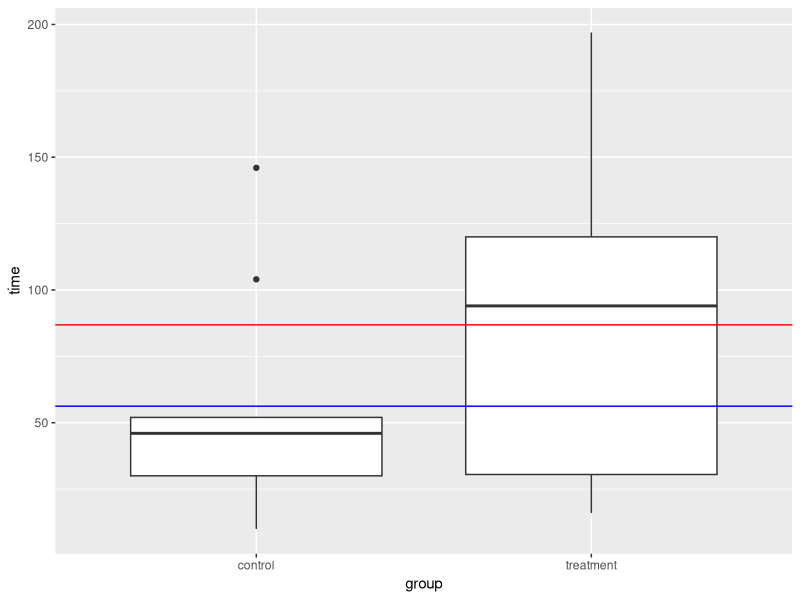
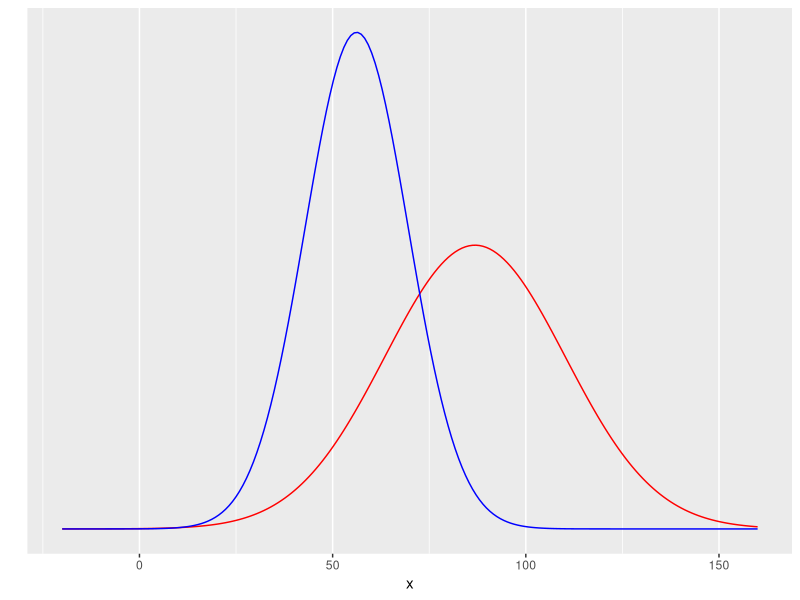
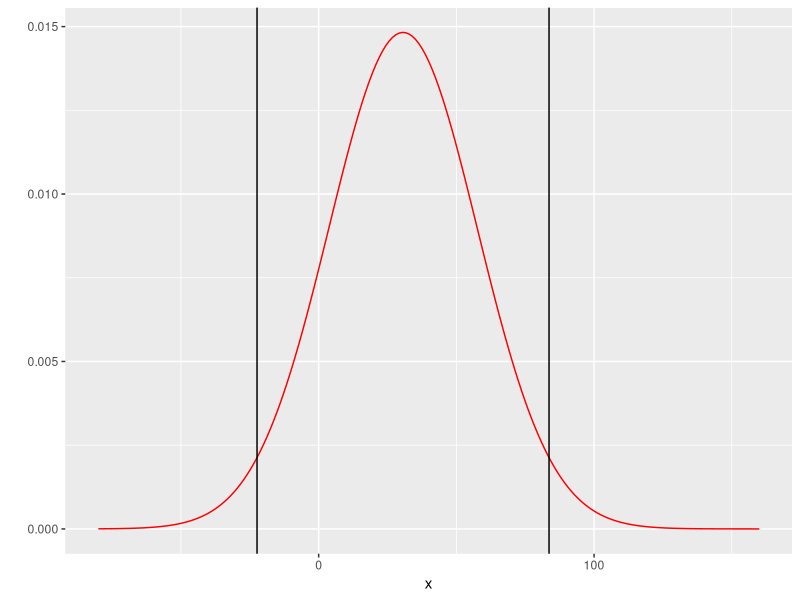
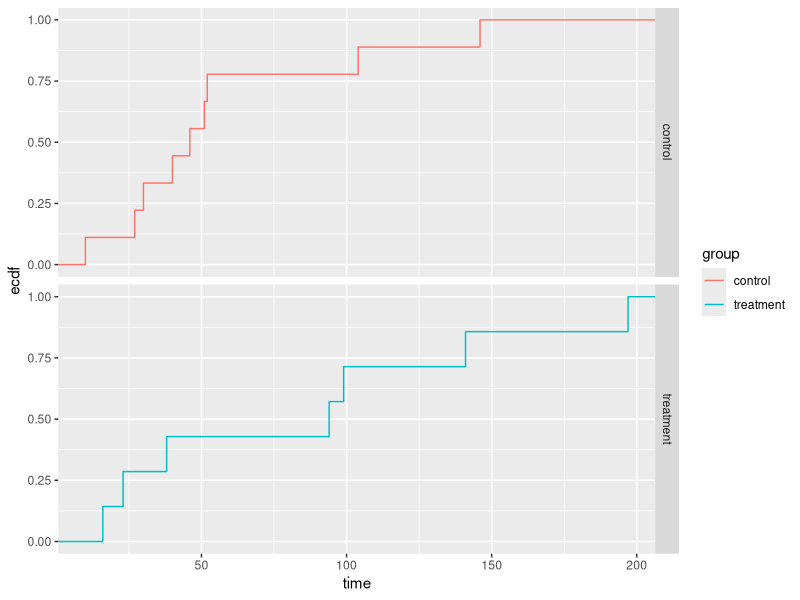
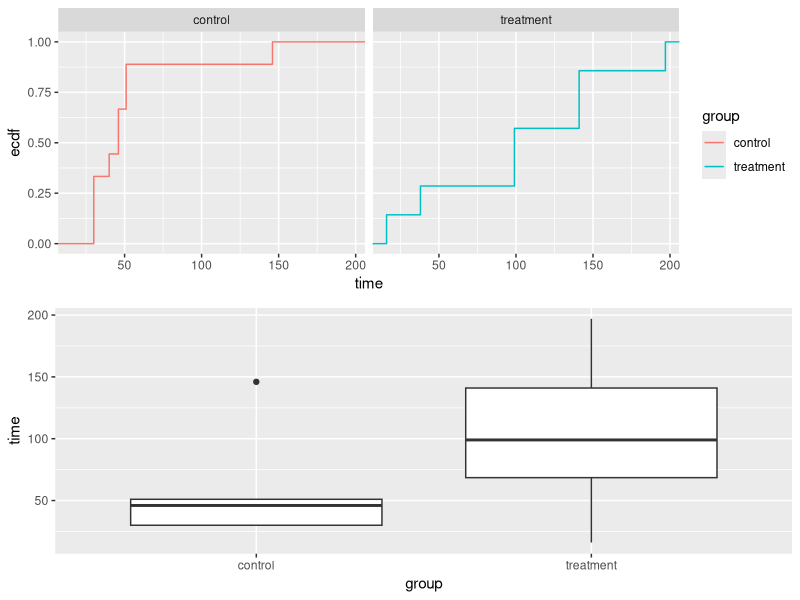
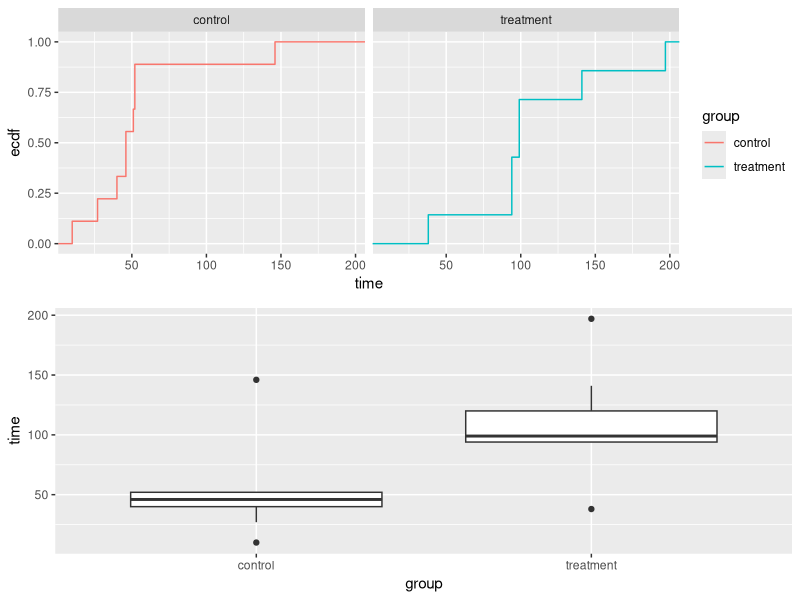
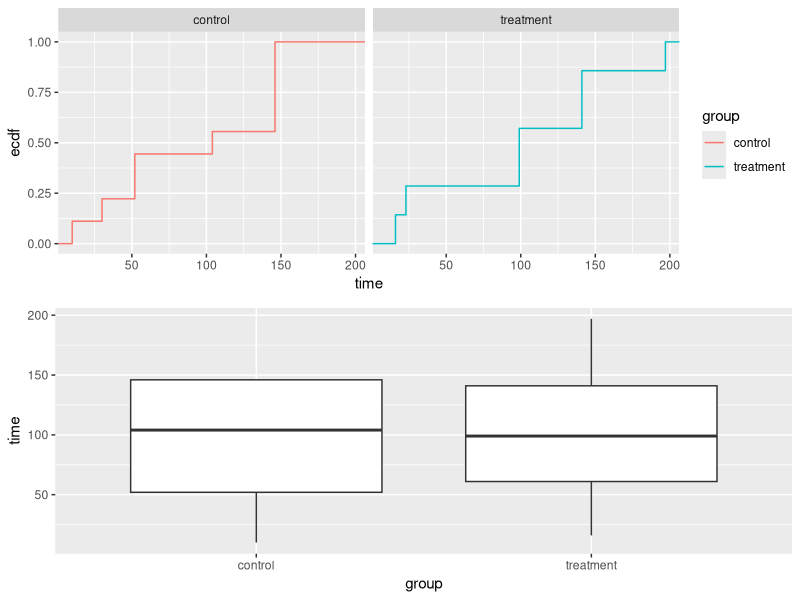
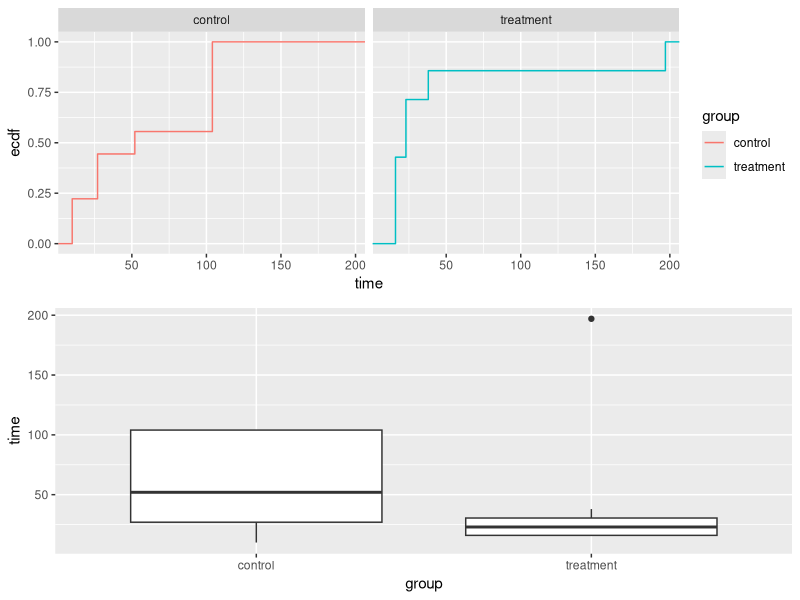

These figures' R source, in order:
rm(list=ls())
library(tidyverse)
library(ggplot2)
library(gridExtra)

data = tibble(time = c(94,197,16,38,99,141,23,52,104,146, 10,51,30,40,27,46),
          group = c(rep("treatment",7),rep("control",9)))



treat = data %>% dplyr::filter(group=="treatment") %>% pull(time)
contr = data %>% dplyr::filter(group=="control") %>% pull(time)


## compute the means
m1 =  mean(treat)
m2 =  mean(contr)
diff_mean = m1-m2


## boxplot of the data
data %>% ggplot() + geom_boxplot(aes(group,time)) + 
  geom_hline(yintercept = c(m1,m2), color  = c("red", "blue"))

## is this significant??

## biased version of the variance (divided by n instead of n-1 as in the var() function)
my_var = function(x)
  return(sum((x-mean(x))^2)/length(x))

var_m1 = my_var(treat)/length(treat)
var_m2 = my_var(contr)/length(contr)
var_diff_mean = var_m1 + var_m2
sd_diff_mean = sqrt(var_diff_mean)

CI_diff_mean = c(diff_mean-1.97*sd_diff_mean, diff_mean+1.97*sd_diff_mean)


ggplot(data = data.frame(x = c(-20, 160)), aes(x)) +
  stat_function(fun = dnorm, n = 201, args = list(mean = m1, sd = sqrt(var_m1)),
                color  = "red") +
  stat_function(fun = dnorm, n = 201, args = list(mean = m2, sd = sqrt(var_m2)),
                color = "blue") +
  ylab("") +
  scale_y_continuous(breaks = NULL)


ggplot(data = data.frame(x = c(-80, 160)), aes(x)) +
  stat_function(fun = dnorm, n = 201, args = list(mean = diff_mean, sd = sd_diff_mean),
                color  = "red") +
  ylab("") +geom_vline(xintercept = CI_diff_mean)

## compute the medians

median1 = median(treat)
median2 = median(contr)
diff_median = median1-median2









##  is this significant??
## we need to know the sd of the median estimate and here we 
## have no analytical formula!


ggplot(data, aes(time, group=group, color =  group)) + 
  stat_ecdf(geom = "step") + facet_grid(group~.)


B = 10
est =  matrix(NA, B, 4)
PLOT = TRUE
for(i in 1:B)
{
  treat_star = sample(treat, 7, replace=T)
  contr_star = sample(contr, 9, replace=T)
  cat("sample nr", i, "\n")
  cat("resampled tratment:", treat_star, "\n")
  cat("resampled control:", contr_star, "\n")
  cat("\n")
  if(PLOT)
  {
    p1 = data %>% mutate(time = c(treat_star,contr_star)) %>% 
      ggplot(aes(time, group=group, color =  group)) + stat_ecdf(geom = "step") + facet_grid(.~group) 
    p2 = data %>% mutate(time = c(treat_star,contr_star)) %>% 
      ggplot(aes(group, time)) + geom_boxplot()
    grid.arrange(p1,p2)
    readline("Press to continue")
  }
  est[i,1] = mean(treat_star)
  est[i,2] = mean(contr_star)
  est[i,3] = median(treat_star)
  est[i,4] = median(contr_star)
  
}


est  = data.frame(est) %>% mutate(i = 1:B)
colnames(est) = c("mean_treat", "mean_contr", "median_treat", "median_contr", "i")

dummy = data.frame(a = c("mean","mean","median","median"),
                   b = c("treat", "contr","treat","contr"),
                   val = c(m1,m2,median1, median2))

est %>% pivot_longer(-i) %>%
  separate(name, into = c("a","b")) %>%
  ggplot(aes(i, value,group = b, color = b)) + geom_line() +
  facet_grid(a~.) +
  geom_hline(data = dummy, aes(yintercept = val, color = b ),
             linetype = "dashed")

v1 = sqrt(my_var(est$mean_treat)+my_var(est$mean_contr))
v2 =sqrt(my_var(est$median_treat)+my_var(est$median_contr))

sqrt(v1^2)
sd_diff_mean


### what if we increas B?
B = c(50, 100, 250, 500,1000, 2000, 4000, 6000, 8000, 10000, 12000, 15000)
sd_mean = sd_median = numeric(length(B))
mean_resample = median_resample = list()
for(b in 1:length(B))
{
    treat_star = sample(treat, 7*B[b], replace=T) %>% matrix(B[b],7)
    contr_star = sample(contr, 9*B[b], replace=T) %>% matrix(B[b],9)
    sd_mean[b] = sqrt(my_var(apply(treat_star,1, mean)) + 
                        my_var(apply(contr_star,1, mean)))
    
    mean_resample[[b]] = apply(treat_star,1,mean) - apply(contr_star,1,mean)
    
    treat_star = sample(treat, 7*B[b], replace=T) %>% matrix(B[b],7)
    contr_star = sample(contr, 9*B[b], replace=T) %>% matrix(B[b],9)
    
    
    sd_median[b] = sqrt(my_var(apply(treat_star,1, median)) + 
                          my_var(apply(contr_star,1, median)))
    median_resample[[b]] = apply(treat_star,1,median) - apply(contr_star,1,median)
    
    
    

}

dummy = data.frame(name =   c("sd_mean","sd_median" ), 
                   val = c(sd_diff_mean, NA))

data.frame(B= B, sd_mean = sd_mean, sd_median = sd_median) %>%
  pivot_longer(-B) %>%
  ggplot(aes(B, value)) + geom_point() + 
  geom_line() +
  geom_hline(data = dummy, aes(yintercept = val), linetype = "dashed") +
  facet_grid(name~., scales = "free")




p1 = ggplot() +
  geom_histogram(data = data.frame(x = mean_resample[[1]]), aes(x, y=..density..)) +
  stat_function(data = data.frame(x = c(-50, 160)), aes(x), 
                fun = dnorm, n = 201, 
                args = list(mean = diff_mean, sd = sd_diff_mean),
                color  = "red") + ggtitle(paste(B[1],"bootstrap replicates")) +
  xlim(c(-50,150))
p2 = ggplot() +
  geom_histogram(data = data.frame(x = mean_resample[[5]]), aes(x, y=..density..)) +
  stat_function(data = data.frame(x = c(-50, 160)), aes(x), 
                fun = dnorm, n = 201, 
                args = list(mean = diff_mean, sd = sd_diff_mean),
                color  = "red")+ ggtitle(paste(B[5],"bootstrap replicates")) +
  xlim(c(-50,150))


p3 = ggplot() +
  geom_histogram(data = data.frame(x = mean_resample[[12]]), aes(x, y=..density..)) +
  stat_function(data = data.frame(x = c(-50, 160)), aes(x), 
                fun = dnorm, n = 201, 
                args = list(mean = diff_mean, sd = sd_diff_mean),
                color  = "red")+ ggtitle(paste(B[12],"bootstrap replicates")) +
  xlim(c(-50,150))


p4 = ggplot() +
  geom_histogram(data = data.frame(x = median_resample[[1]]), aes(x, y=..density..)) + 
  ggtitle(paste(B[1],"bootstrap replicates")) +
  xlim(c(-50,150))
p5 = ggplot() +
  geom_histogram(data = data.frame(x = median_resample[[5]]), aes(x, y=..density..)) +
  ggtitle(paste(B[5],"bootstrap replicates"))+
  xlim(c(-50,150))
p6 = ggplot() +
  geom_histogram(data = data.frame(x = median_resample[[12]]), aes(x, y=..density..)) +
  ggtitle(paste(B[12],"bootstrap replicates"))+
  xlim(c(-50,150))



library(patchwork)
p1 + p4 + p2 + p5 + p3  + p6 + plot_layout(ncol = 2)


CI_median_diff = c(diff_median-1.97*sd_median[length(B)],diff_median+1.97*sd_median[length(B)])




B = c(50, 100, 250, 500,1000, 2000, 4000, 6000, 8000, 10000, 12000, 15000)
sd_mean = sd_median = numeric(length(B))
mean_resample = median_resample = list()
for(b in 1:length(B))
{
  treat_star = rnorm(7*B[b], mean(treat), sd(treat)) %>% matrix(B[b],7)
  contr_star = rnorm( 9*B[b], mean(contr) , sd(contr)) %>% matrix(B[b],9)
  sd_mean[b] = sqrt(my_var(apply(treat_star,1, mean)) + 
                      my_var(apply(contr_star,1, mean)))
  
  mean_resample[[b]] = apply(treat_star,1,mean) - apply(contr_star,1,mean)
  
 
  sd_median[b] = sqrt(my_var(apply(treat_star,1, median)) + 
                        my_var(apply(contr_star,1, median)))
  median_resample[[b]] = apply(treat_star,1,median) - apply(contr_star,1,median)
  
  
  
  
}

dummy = data.frame(name =   c("sd_mean","sd_median" ), 
                   val = c(sd_diff_mean, NA))

data.frame(B= B, sd_mean = sd_mean, sd_median = sd_median) %>%
  pivot_longer(-B) %>%
  ggplot(aes(B, value)) + geom_point() + 
  geom_line() +
  geom_hline(data = dummy, aes(yintercept = val), linetype = "dashed") +
  facet_grid(name~., scales = "free")

